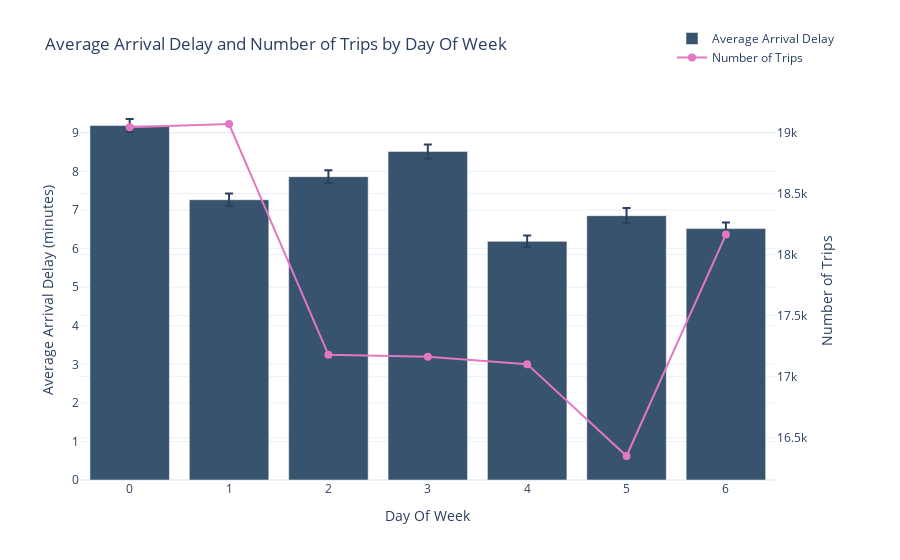
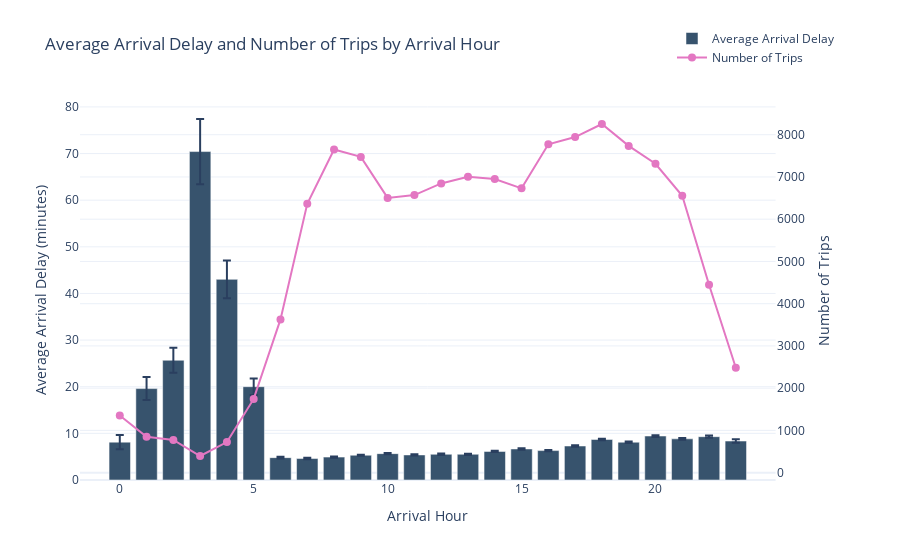
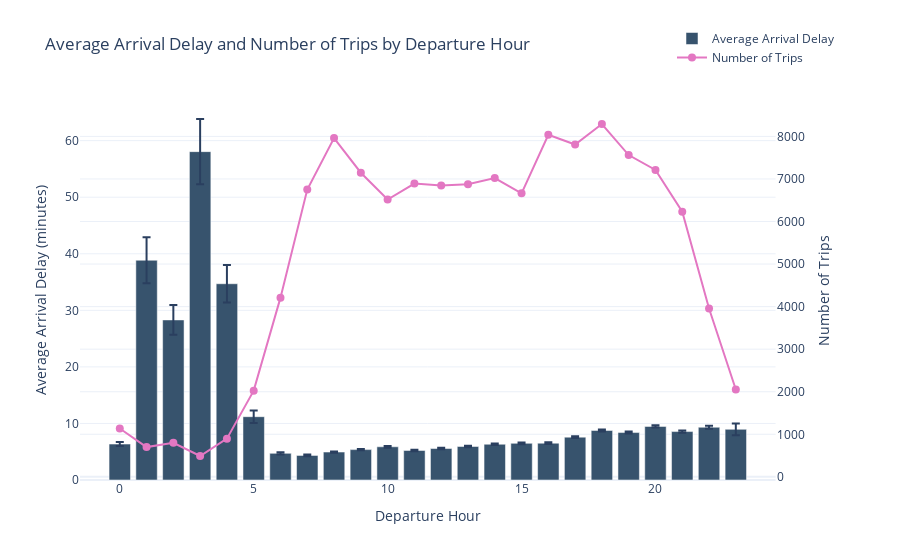
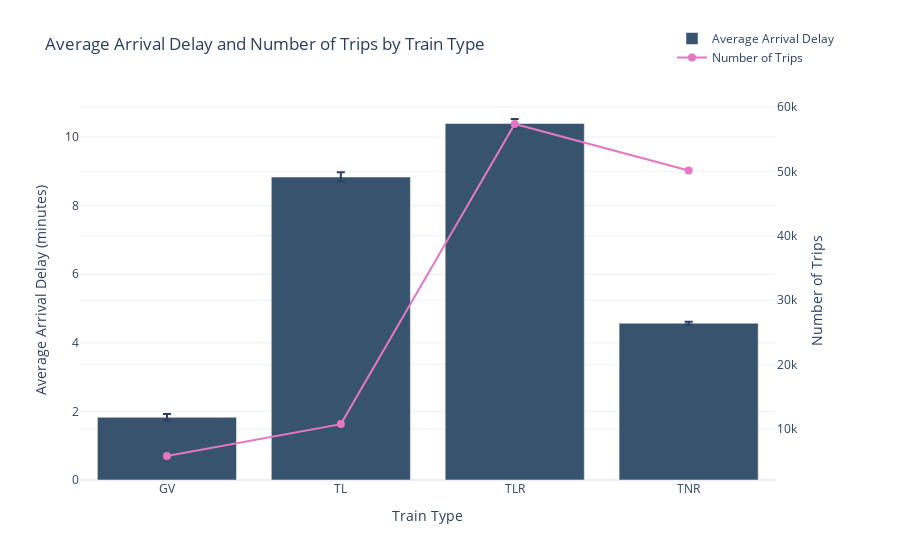

Here is the notebook cell these charts were saved with, in order:
### Code cell
for col in ['day_of_week', 'arrival_hour', 'departure_hour' ,'train_type', 'route']:
    fig = make_subplots(specs=[[{"secondary_y": True}]])
    stats = df.groupby(col)['arrival_delay'].agg(['mean', 'std', 'count']).reset_index()
    fig.add_trace(
        go.Bar(
            x=stats[col],
            y=stats['mean'],
            name="Average Arrival Delay",
            marker_color='rgb(55, 83, 109)',
            error_y=dict(
                type='data',
                array=stats['std'] / np.sqrt(stats['count']),
                visible=True
            )
        ),
        secondary_y=False,
    )
    fig.add_trace(
        go.Scatter(
            x=stats[col],
            y=stats['count'],
            name="Number of Trips",
            mode='lines+markers',
            marker=dict(size=8, color='rgb(227, 119, 194)'),
            line=dict(width=2)
        ),
        secondary_y=True,
    )
    fig.update_layout(
        title_text=f"Average Arrival Delay and Number of Trips by {col.replace('_', ' ').title()}",
        xaxis_title=col.replace('_', ' ').title(),
        yaxis_title="Average Arrival Delay (minutes)",
        yaxis2_title="Number of Trips",
        legend=dict(x=0.8, y=1.2),
        template='plotly_white'
    )
    fig.show()

### Figure 1 — Plotly figure (JSON) as saved in the notebook; plotly's stock layout.template omitted (floating-point values rounded to 4 significant figures)
{"data": [{"error_y": {"array": [0.1692, 0.1599, 0.1659, 0.182, 0.1501, 0.1972, 0.1582], "type": "data", "visible": true}, "marker": {"color": "rgb(55, 83, 109)"}, "name": "Average Arrival Delay", "type": "bar", "x": [0, 1, 2, 3, 4, 5, 6], "xaxis": "x", "y": [9.192, 7.268, 7.866, 8.521, 6.188, 6.854, 6.519], "yaxis": "y"}, {"line": {"width": 2}, "marker": {"color": "rgb(227, 119, 194)", "size": 8}, "mode": "lines+markers", "name": "Number of Trips", "type": "scatter", "x": [0, 1, 2, 3, 4, 5, 6], "xaxis": "x", "y": [19043, 19069, 17179, 17164, 17103, 16351, 18164], "yaxis": "y2"}], "layout": {"legend": {"x": 0.8, "y": 1.2}, "title": {"text": "Average Arrival Delay and Number of Trips by Day Of Week"}, "xaxis": {"anchor": "y", "domain": [0, 0.94], "title": {"text": "Day Of Week"}}, "yaxis": {"anchor": "x", "domain": [0, 1], "title": {"text": "Average Arrival Delay (minutes)"}}, "yaxis2": {"anchor": "x", "overlaying": "y", "side": "right", "title": {"text": "Number of Trips"}}}}

### Figure 2 — Plotly figure (JSON) as saved in the notebook; plotly's stock layout.template omitted (floating-point values rounded to 4 significant figures)
{"data": [{"error_y": {"array": [1.528, 2.469, 2.684, 6.984, 4.023, 1.759, 0.2064, 0.1597, 0.1231, 0.112, 0.1419, 0.1451, 0.1454, 0.1381, 0.1474, 0.1544, 0.1492, 0.1552, 0.1724, 0.1618, 0.1909, 0.1913, 0.2379, 0.3849], "type": "data", "visible": true}, "marker": {"color": "rgb(55, 83, 109)"}, "name": "Average Arrival Delay", "type": "bar", "x": [0, 1, 2, 3, 4, 5, 6, 7, 8, 9, 10, 11, 12, 13, 14, 15, 16, 17, 18, 19, 20, 21, 22, 23], "xaxis": "x", "y": [8.118, 19.6, 25.68, 70.42, 43.02, 20.01, 4.794, 4.601, 4.906, 5.311, 5.655, 5.376, 5.513, 5.515, 6.129, 6.658, 6.306, 7.288, 8.694, 8.102, 9.428, 8.827, 9.288, 8.353], "yaxis": "y"}, {"line": {"width": 2}, "marker": {"color": "rgb(227, 119, 194)", "size": 8}, "mode": "lines+markers", "name": "Number of Trips", "type": "scatter", "x": [0, 1, 2, 3, 4, 5, 6, 7, 8, 9, 10, 11, 12, 13, 14, 15, 16, 17, 18, 19, 20, 21, 22, 23], "xaxis": "x", "y": [1355, 848, 774, 394, 724, 1745, 3628, 6366, 7650, 7475, 6505, 6571, 6847, 7005, 6950, 6731, 7773, 7944, 8254, 7736, 7312, 6554, 4449, 2483], "yaxis": "y2"}], "layout": {"legend": {"x": 0.8, "y": 1.2}, "title": {"text": "Average Arrival Delay and Number of Trips by Arrival Hour"}, "xaxis": {"anchor": "y", "domain": [0, 0.94], "title": {"text": "Arrival Hour"}}, "yaxis": {"anchor": "x", "domain": [0, 1], "title": {"text": "Average Arrival Delay (minutes)"}}, "yaxis2": {"anchor": "x", "overlaying": "y", "side": "right", "title": {"text": "Number of Trips"}}}}

### Figure 3 — Plotly figure (JSON) as saved in the notebook; plotly's stock layout.template omitted (floating-point values rounded to 4 significant figures)
{"data": [{"error_y": {"array": [0.3498, 4.085, 2.642, 5.77, 3.298, 1.115, 0.1929, 0.1457, 0.1124, 0.1195, 0.1477, 0.1415, 0.147, 0.1438, 0.1505, 0.1553, 0.1473, 0.161, 0.1676, 0.1698, 0.1933, 0.1958, 0.2687, 1.051], "type": "data", "visible": true}, "marker": {"color": "rgb(55, 83, 109)"}, "name": "Average Arrival Delay", "type": "bar", "x": [0, 1, 2, 3, 4, 5, 6, 7, 8, 9, 10, 11, 12, 13, 14, 15, 16, 17, 18, 19, 20, 21, 22, 23], "xaxis": "x", "y": [6.353, 38.85, 28.3, 58.06, 34.7, 11.19, 4.709, 4.353, 4.942, 5.37, 5.871, 5.227, 5.566, 5.928, 6.322, 6.48, 6.506, 7.577, 8.762, 8.387, 9.473, 8.562, 9.327, 8.96], "yaxis": "y"}, {"line": {"width": 2}, "marker": {"color": "rgb(227, 119, 194)", "size": 8}, "mode": "lines+markers", "name": "Number of Trips", "type": "scatter", "x": [0, 1, 2, 3, 4, 5, 6, 7, 8, 9, 10, 11, 12, 13, 14, 15, 16, 17, 18, 19, 20, 21, 22, 23], "xaxis": "x", "y": [1136, 699, 799, 490, 898, 2026, 4211, 6751, 7960, 7146, 6517, 6892, 6844, 6876, 7021, 6661, 8038, 7808, 8291, 7561, 7212, 6229, 3955, 2052], "yaxis": "y2"}], "layout": {"legend": {"x": 0.8, "y": 1.2}, "title": {"text": "Average Arrival Delay and Number of Trips by Departure Hour"}, "xaxis": {"anchor": "y", "domain": [0, 0.94], "title": {"text": "Departure Hour"}}, "yaxis": {"anchor": "x", "domain": [0, 1], "title": {"text": "Average Arrival Delay (minutes)"}}, "yaxis2": {"anchor": "x", "overlaying": "y", "side": "right", "title": {"text": "Number of Trips"}}}}

### Figure 4 — Plotly figure (JSON) as saved in the notebook; plotly's stock layout.template omitted (floating-point values rounded to 4 significant figures)
{"data": [{"error_y": {"array": [0.09524, 0.1347, 0.1292, 0.04218], "type": "data", "visible": true}, "marker": {"color": "rgb(55, 83, 109)"}, "name": "Average Arrival Delay", "type": "bar", "x": ["GV", "TL", "TLR", "TNR"], "xaxis": "x", "y": [1.83, 8.837, 10.4, 4.573], "yaxis": "y"}, {"line": {"width": 2}, "marker": {"color": "rgb(227, 119, 194)", "size": 8}, "mode": "lines+markers", "name": "Number of Trips", "type": "scatter", "x": ["GV", "TL", "TLR", "TNR"], "xaxis": "x", "y": [5820, 10767, 57345, 50141], "yaxis": "y2"}], "layout": {"legend": {"x": 0.8, "y": 1.2}, "title": {"text": "Average Arrival Delay and Number of Trips by Train Type"}, "xaxis": {"anchor": "y", "domain": [0, 0.94], "title": {"text": "Train Type"}}, "yaxis": {"anchor": "x", "domain": [0, 1], "title": {"text": "Average Arrival Delay (minutes)"}}, "yaxis2": {"anchor": "x", "overlaying": "y", "side": "right", "title": {"text": "Number of Trips"}}}}
